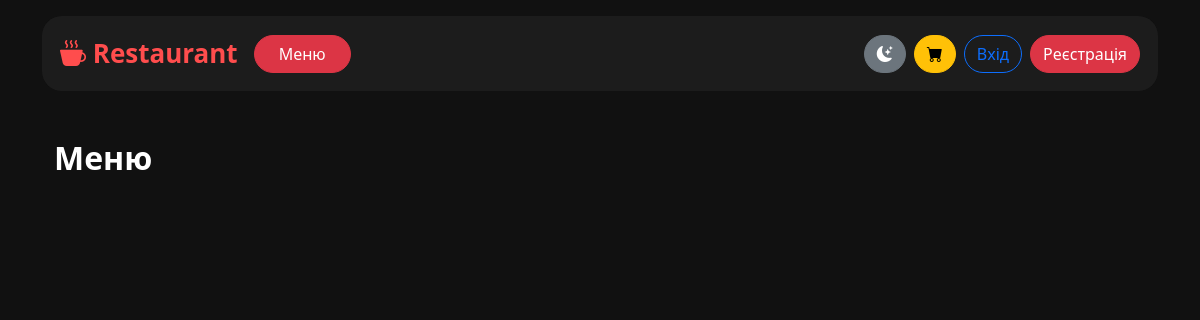
/, run on an earlier commit of the app's database.
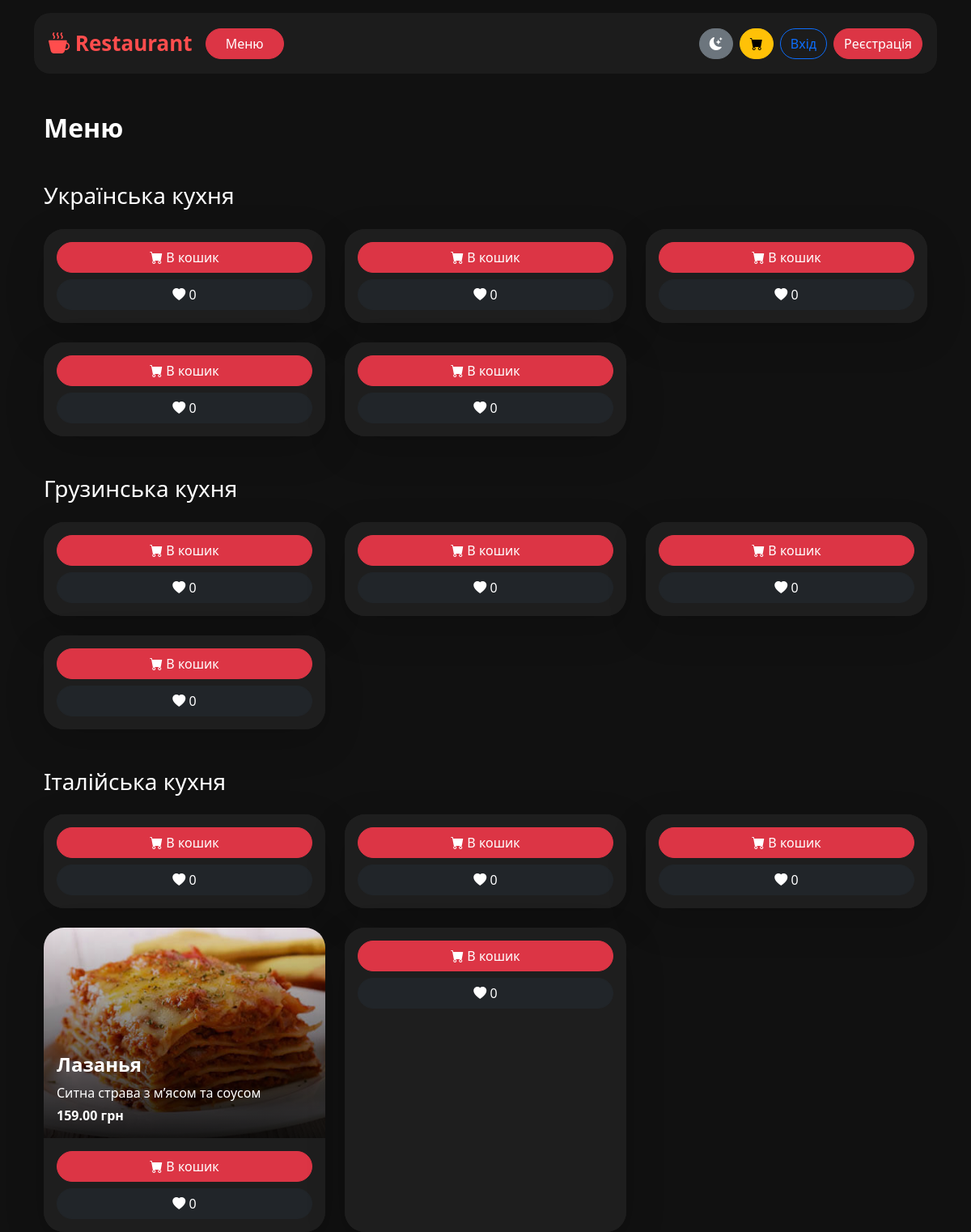
And on a later commit of the database.
### restaurant/models.py (models this page shows, shortened)
class Category(models.Model):
    name = models.CharField(max_length=100)

class Dish(models.Model):
    name = models.CharField(max_length=100)
    description = models.TextField()
    price = models.DecimalField(max_digits=6, decimal_places=2)
    category = models.ForeignKey(Category, on_delete=models.CASCADE, related_name='dishes')
    likes = models.ManyToManyField(settings.AUTH_USER_MODEL, blank=True, related_name='liked_dishes')
    image = models.ImageField(upload_to='dishes/', null=True, blank=True)
    ingredients = models.ManyToManyField(Ingredient, blank=True)

### restaurant/views.py (the view)
# urls.py: path('', views.menu, name='menu'),
def menu(request):
    categories = Category.objects.all()
    return render(request, 'menu.html', {'categories': categories})

### templates/menu.html (shortened to what this page needs)
{% extends 'base.html' %}
{% block content %}
<div class="container mt-5">
    <h2 class="fw-bold mb-4">Меню</h2>
    {% for category in categories %}
        <h3 class="mb-4 mt-5">{{ category.name }}</h3>
        <div class="row g-4">
            {% for dish in category.dishes.all %}
                <div class="col-md-4">
                    <div class="card border-0 shadow-lg h-100 overflow-hidden menu-card">
                        <div class="position-relative">
                            {% if dish.image %}
                                <img src="{{ dish.image.url }}"
                                     class="card-img-top"
                                     style="height:260px; object-fit:cover;">
                            {% endif %}
                            <div class="overlay"></div>
                            <div class="position-absolute bottom-0 start-0 p-3 w-100 text-white">
                                <h4 class="fw-bold">
                                    <a href="{% url 'dish_detail' dish.id %}"
                                       class="stretched-link text-white text-decoration-none">
                                        {{ dish.name }}
                                    </a>
                                </h4>
                                <p class="mb-1">{{ dish.description }}</p>
                                <strong>{{ dish.price }} грн</strong>
                            </div>
                        </div>
                        <div class="card-body">
                            <form method="post"
                                  action="{% url 'add_to_cart' dish.id %}">
                                <button type="submit"
                                        class="btn btn-danger w-100 rounded-pill">
                                    <i class="bi bi-cart-fill"></i>
                                    В кошик
                                </button>
                            </form>
                            <button class="btn btn-dark like-btn w-100 mt-2 rounded-pill"
                                    data-id="{{ dish.id }}">
                                <i class="bi bi-heart-fill"></i>
                                <span>{{ dish.likes.count }}</span>
                            </button>
                        </div>
                    </div>
                </div>
            {% empty %}
                <p>Немає страв</p>
            {% endfor %}
        </div>
    {% endfor %}
</div>
{% endblock %}

What changed in the data, as far as the page shows it:
added Category: name "Українська кухня"
added Dish: likes.count "0", shown under "Українська кухня"
added Dish: likes.count "0", shown under "Українська кухня"
added Dish: likes.count "0", shown under "Українська кухня"
added Dish: likes.count "0", shown under "Українська кухня"
added Dish: likes.count "0", shown under "Українська кухня"
added Category: name "Грузинська кухня"
added Dish: likes.count "0", shown under "Грузинська кухня"
added Dish: likes.count "0", shown under "Грузинська кухня"
added Dish: likes.count "0", shown under "Грузинська кухня"
added Dish: likes.count "0", shown under "Грузинська кухня"
added Category: name "Італійська кухня"
added Dish: likes.count "0", shown under "Італійська кухня"
added Dish: likes.count "0", shown under "Італійська кухня"
added Dish: likes.count "0", shown under "Італійська кухня"
added Dish: image (picture), name "Лазанья", description "Ситна страва з м’ясом та соусом", price "159.00", likes.count "0", shown under "Італійська кухня"
added Dish: likes.count "0", shown under "Італійська кухня"
